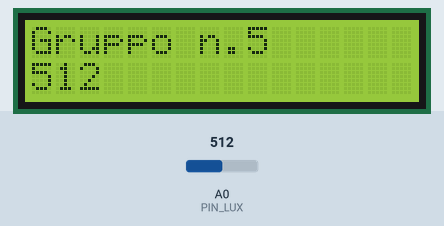
Recording of a sketch running on a simulated Arduino Uno, built with avr-gcc and run on an emulated ATmega328P. On the bench: 16×2 character LCD. The inputs (shaded band) are chosen by the test bench; at power-on: A0 (PIN_LUX) = 512.

Above: at 3.2 s.
3.3 s: A0 (PIN_LUX) set to 716
At 4.2 s:
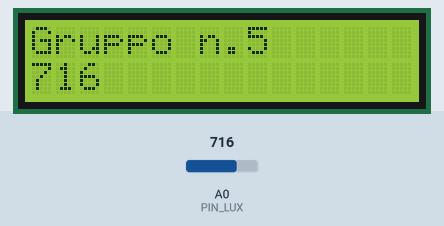
5.0 s: A0 (PIN_LUX) set to 900
At 5.8 s:
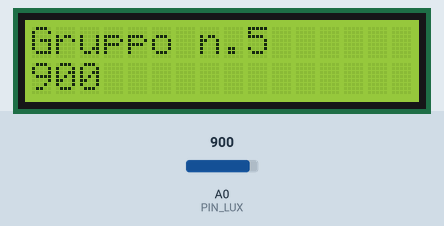
6.5 s: A0 (PIN_LUX) set to 1023
At 7.5 s:
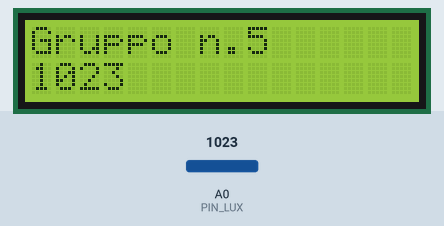
Timing chart, 0 to 9.5 s (numbered marks = the images above; inputs shaded):
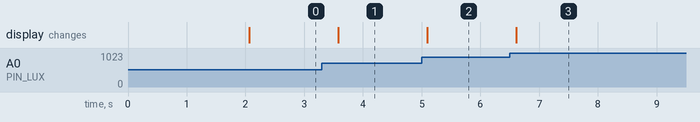

Measured:
- after the input at 3.3 s, the display: changes after 0.28 s (image 1)
- after the input at 5.0 s, the display: changes after 0.10 s (image 2)
- after the input at 6.5 s, the display: changes after 0.11 s (image 3)

The sketch:

sketch_Display.ino
```cpp
int PIN_LUX = A0; /*  Questa variabile indica la porta di aruino dove dobbiamo
                   *  leggere il valore (Analogico) del fotoresistore. Usare questa variabile
                   *  semplifica molto la riusabilità del codice, infatti se cambiamo la porta
                   *  del sensore, basta cambiare questa variabile.
                   */
int val = 0;      /*  Questa variabile serve a memorizzare il valore letto dal sensore
                   *  collegato alla porta PIN_LUX. Questo valore analogico ha un range da 0 a 1024.
                   */
#include <LiquidCrystal.h>  // Qui importiamo la libreria del display lcd.

LiquidCrystal lcd(12, 11, 5, 4, 3, 2);  // Dichiariamo la variabile lcd specificando le porte che sono connessi al display
/*
 * Questa funzione è chiamata una volta sola quando il programma viene fatto funzionare.
 * E’ usata per inizializzare il pinMode e deve essere incluso in un programma, anche se non ci sono istruzioni da eseguire.
 * La funzione pinMode deve essere utilizzata SOLO per le porte digitali, per le porte analogiche non bisogna effettuare alcuna
 * modifica al programma, basta solo fare analogRead().
 */
void setup() {
  lcd.begin(16, 2);   /* Indichiamo la grandezza del nostro lcd. Ogni lcd è considerato come una matrice, in questo caso
                       * una matrice 16x2, cioè il nostro display è composto da due righe dove ogni riga può contenere al massimo 16 caratteri.                      *
                       */
  lcd.setCursor(0, 0);  // Indichiamo la posizione dove vogliamo scrivere qualcosa, in questo caso puntiamo la prima riga e la prima lettera.
  lcd.print("Gruppo n.5");  // Scrive sul display a partire dalla posizione 0 e dalla prima riga "Gruppo n.5".
  delay(2000); // Attendiamo 2sec prima che il programma inizi a leggere i valori dal fotosensore.
}
/*  Questa funzione (che deve essere presente in ogni programma) viene eseguita di continuo da arduino,
 *  finche non lo scolleghi dalla corrente. Considerando che Arduino va a 16.000Mhz, in 1ms questa funzione
 *  verrà eseguita 16.000 volte, quindi in un secondo questa funzione verrà eseguita 16.000.000 volte.
 */
void loop() {
  val = analogRead(PIN_LUX); // Leggiamo il valore analogico della porta PIN_LUX e lo inseriamo nella variabile val
  lcd.setCursor(0, 2);  // Indichiamo la posizione dove vogliamo scrivere qualcosa, in questo caso puntiamo la seconda riga e la prima lettera.
  lcd.print("               ");  /* Cancelliamo i valori stampati precedentemente cosi il valore letto sarà quello reale. Da notare lo spazio visto che
                                  * dobbiamo cancellare il vecchio valore e scriverne un'altro, i caratteri vuoti verranno scritti sul display. (Ci sono 16 spazi)
                                  */
  lcd.setCursor(0, 2); // Indichiamo la posizione dove vogliamo scrivere qualcosa, in questo caso puntiamo la seconda riga e la prima lettera.
  lcd.print(val); // Scriviamo sul display il valore prelevato nella seconda riga
  delay(300); /* Aspettiamo 300ms di secondo, serve questa pausa visto che al convertitore Analogico/Digitale servono circa 20ms
               * solo per prelevare un valore senza avere dei "difetti". Il valore impostato a 300ms permette la visualizzazione
               * della variazione della luminosità.
               */
}
```
